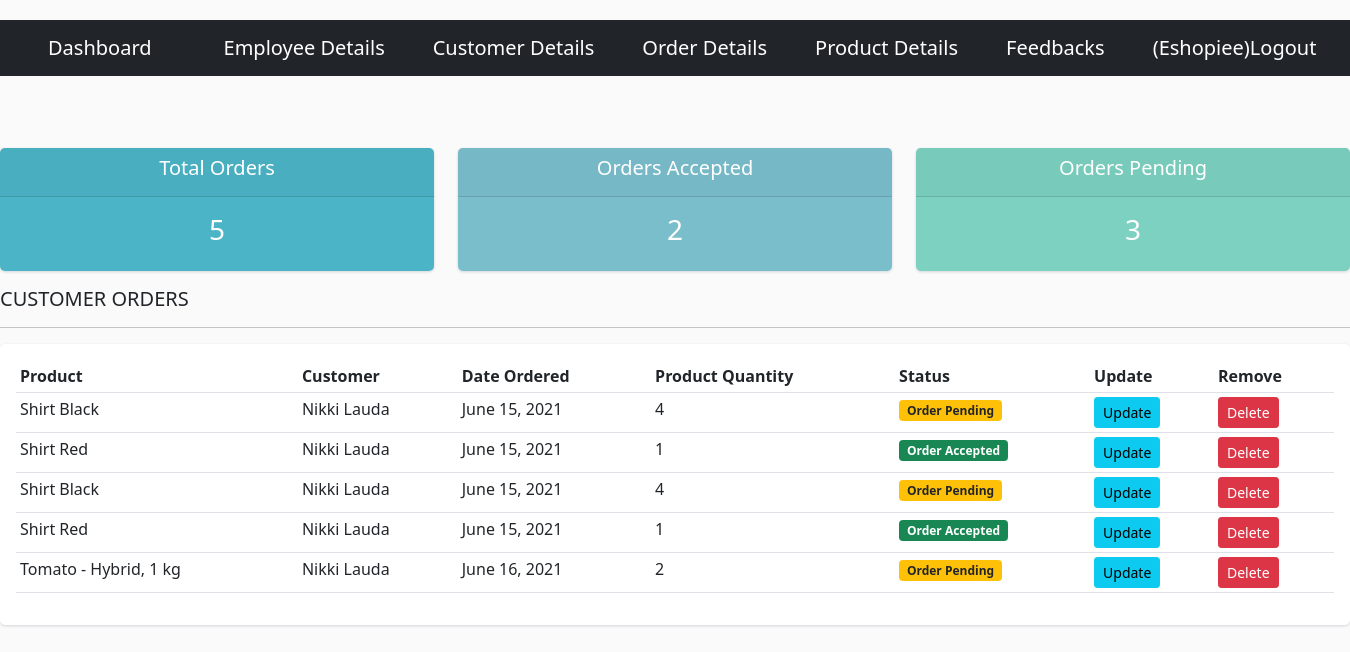
Before: /dash/order (signed in) with the older database file.
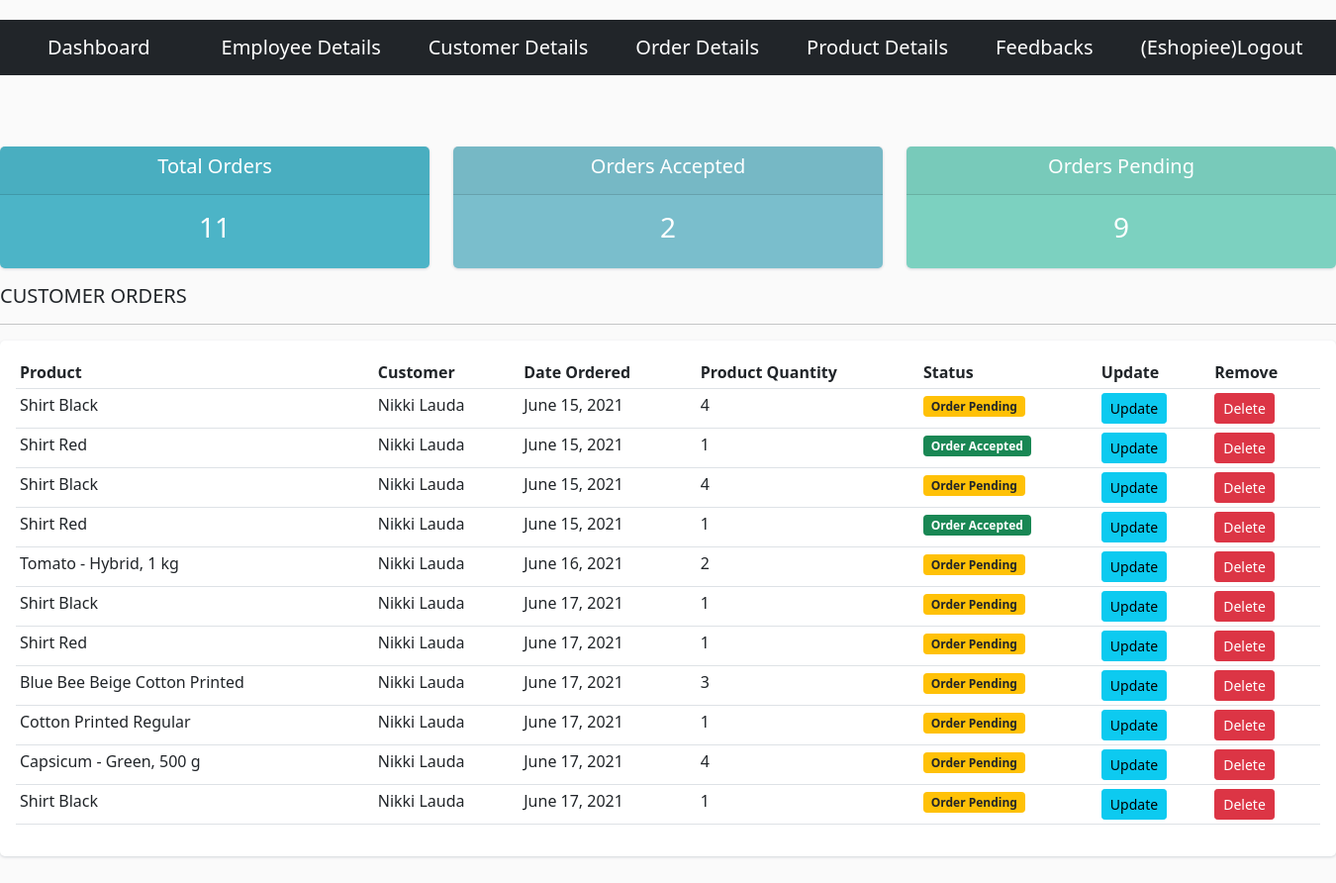
After: the same page with the newer database file.
### store/models.py (models this page shows, shortened)
class Order(models.Model):
    product = models.ForeignKey(Product , on_delete=models.CASCADE)
    customer = models.ForeignKey(Customer , on_delete=models.CASCADE)
    quantity = models.IntegerField(default=1)
    price = models.IntegerField()
    address = models.CharField(max_length=200,default='',blank=True)
    phone = models.CharField(max_length=50,default='',blank=True)
    date = models.DateField(default=datetime.datetime.today)
    status = models.BooleanField(default=False)

class Product(models.Model):
    name = models.CharField(max_length=200)
    price = models.IntegerField(default=0)
    category = models.ForeignKey(Category, on_delete=models.CASCADE, default=1)
    description = models.CharField(max_length=200,default='',blank=True)
    image = models.ImageField(upload_to='products/')
    submitted_at = models.DateTimeField(auto_now_add=True)
    updated_at = models.DateTimeField(auto_now=True)

class Customer(models.Model):
    first_name = models.CharField(max_length=50)
    last_name = models.CharField(max_length=50)
    phone = models.CharField(max_length=15)
    email = models.EmailField()
    profile_pic = models.ImageField(default='profile1.png',null=True,blank=True)
    password = models.CharField(max_length=500 )
    submitted_at = models.DateTimeField(auto_now_add=True)
    updated_at = models.DateTimeField(auto_now=True)
    '''
    @staticmethod
    def get_customer_by_email(email):
        return Customer.objects.get(email = email)here is the code to proceed only after getting the customer,if you no longer have customer,"Customer matching query does not exist." error will come , to avoid that error we are writing code in try except block'''
    @staticmethod
    def get_customer_by_email(email):
        try:
            return Customer.objects.get(email = email)
        except:
            return False

### adminpanel/views.py (the view)
# urls.py: path('order',OrderDetails.as_view(),name='order'),
class OrderDetails(View):
	@method_decorator(login_required(login_url='login'))
	def get(self,request):
		orders = Order.objects.all()
		total_orders = orders.count()
		completed = orders.filter(status=True).count()
		pending = orders.filter(status=False).count()
		context = {
			'orders' : orders,
			'total_orders' : total_orders,
			'completed': completed,
			'pending' : pending
		}
		return render(request,'order_details.html',context)

### adminpanel/templates/order_details.html
{% extends 'base1.html' %}
{% load static %}
{% block content %}
{% include 'status.html' %}
<div class="col-md">
    <h5>CUSTOMER ORDERS</h5>
    <hr>
    <div class="card card-body">
        <table class="table table-sm">
            <tr>
                <th>Product</th>
                <th>Customer</th>
                <th>Date Ordered</th>
                <th>Product Quantity</th>
                <th>Status</th>
                <th>Update</th>
                <th>Remove</th>
            </tr>
            {% for order in orders %}
            <tr>
                <td>{{order.product.name}}</td>
                <td>{{order.customer.first_name}} {{order.customer.last_name}}</td>
                <td>{{order.date}}</td>
                <td>{{order.quantity}}</td>
                {% if order.status %}
                <td><small class="badge bg-success">
                    Order Accepted
                </small></td>
                {% else %}
                <td><small class="badge bg-warning text-dark">
                    Order Pending
                </small></td>
                {% endif %}
                <td><a class="btn btn-sm btn-info" href="{% url 'order_update' order.id %}">Update</a></td>
                <td><a class="btn btn-sm btn-danger" href="{% url 'deleteorder' order.id %}">Delete</a></td>
            </tr>
            {% endfor %}
        </table>
    </div>
</div>
{% endblock %}

### adminpanel/templates/base1.html (shortened to what this page needs)
{% load static %}
<!doctype html>
<html lang="en">
  <head>
    <link href="https://cdn.jsdelivr.net/npm/bootstrap@5.0.1/dist/css/bootstrap.min.css" rel="stylesheet">
    <link rel="stylesheet" href="{% static 'css/product.css' %}">
  </head>
  <body>
    <nav class="navbar navbar-expand-lg navbar-dark bg-dark mb-5">
      <a class="navbar-brand mx-5" href="/dash">Dashboard </a>
      <div class="collapse navbar-collapse" id="navbarSupportedContent">
        <ul class="navbar-nav mr-auto">
          {% if request.user.is_superuser %}
          <li class="nav-item">
            <a class="navbar-brand mx-4" href="{% url 'employee' %}">  Employee Details</a>
          </li>
          <li class="nav-item">
            <a class="navbar-brand mx-4" href="{% url 'customer' %}">  Customer Details    </a>
          </li>
          <li class="nav-item">
            <a class="navbar-brand mx-4" href="{% url 'order' %}">  Order Details  </a>
          </li>
          <li class="nav-item">
            <a class="navbar-brand mx-4" href="{% url 'products' %}">  Product Details  </a>
          </li>
          <li class="nav-item">
            <a class="navbar-brand mx-4" href="{% url 'listfeedback' %}">  Feedbacks  </a>
          </li>
          <li class="nav-item">
            <a class="navbar-brand mx-4" href="{% url 'logout' %}">  ({{request.user}})Logout  </a>
          </li>
{% endif %}
        </ul>
      </div>
    </nav>
    {% block content %}
    {% endblock %}
  </body>
</html>

### adminpanel/templates/status.html
<br>
<div class="row">
    <div class="col">
        <div class="col-md">
            <div class="card text-center text-white mb-3" id="total-orders">
                <div class="card-header">
                    <h5 class="card-title">Total Orders</h5>
                </div>
                <div class="card-body">
                    <h3 class="card-title">{{total_orders}}</h3>
                </div>
            </div>
        </div>
    </div>
    <div class="col">
        <div class="col-md">
            <div class="card text-center text-white mb-3" id="orders-delivered">
                <div class="card-header">
                    <h5 class="card-title">Orders Accepted</h5>
                </div>
                <div class="card-body">
                    <h3 class="card-title">{{completed}}</h3>
                </div>
            </div>
        </div>
    </div>
    <div class="col">
        <div class="col-md">
            <div class="card text-center text-white mb-3" id="orders-pending">
                <div class="card-header">
                    <h5 class="card-title">Orders Pending</h5>
                </div>
                <div class="card-body">
                    <h3 class="card-title">{{pending}}</h3>
                </div>
            </div>
        </div>
    </div>
</div>

### static/css/product.css (style rules this page uses)
body { margin-top:20px; background:#FAFAFA; }
.card { border-radius: 5px; -webkit-box-shadow: 0 1px 2.94px 0.06px rgba(4,26,55,0.16); box-shadow: 0 1px 2.94px 0.06px rgba(4,26,55,0.16); border: none; margin-bottom: 30px; -webkit-transition: all 0.3s ease-in-out; transition: all 0.3s ease-in-out; }

### adminpanel/templates/base1.html (style rules this page uses)
#total-orders { background-color: #4cb4c7; }
#orders-delivered { background-color: #7abecc; }
#orders-pending { background-color: #7CD1C0; }

Changed rows visible on the page:
added Order: product.name "Shirt Black", customer.first_name "Nikki", customer.last_name "Lauda", date "June 17, 2021", quantity "1", status "Order Pending"
added Order: product.name "Shirt Red", customer.first_name "Nikki", customer.last_name "Lauda", date "June 17, 2021", quantity "1", status "Order Pending"
added Order: product.name "Blue Bee Beige Cotton Printed", customer.first_name "Nikki", customer.last_name "Lauda", date "June 17, 2021", quantity "3", status "Order Pending"
added Order: product.name "Cotton Printed Regular", customer.first_name "Nikki", customer.last_name "Lauda", date "June 17, 2021", quantity "1", status "Order Pending"
added Order: product.name "Capsicum - Green, 500 g", customer.first_name "Nikki", customer.last_name "Lauda", date "June 17, 2021", quantity "4", status "Order Pending"
added Order: product.name "Shirt Black", customer.first_name "Nikki", customer.last_name "Lauda", date "June 17, 2021", quantity "1", status "Order Pending"
Other visible differences:
{{ total_orders }}: "5" → "11"
{{ pending }}: "3" → "9"
